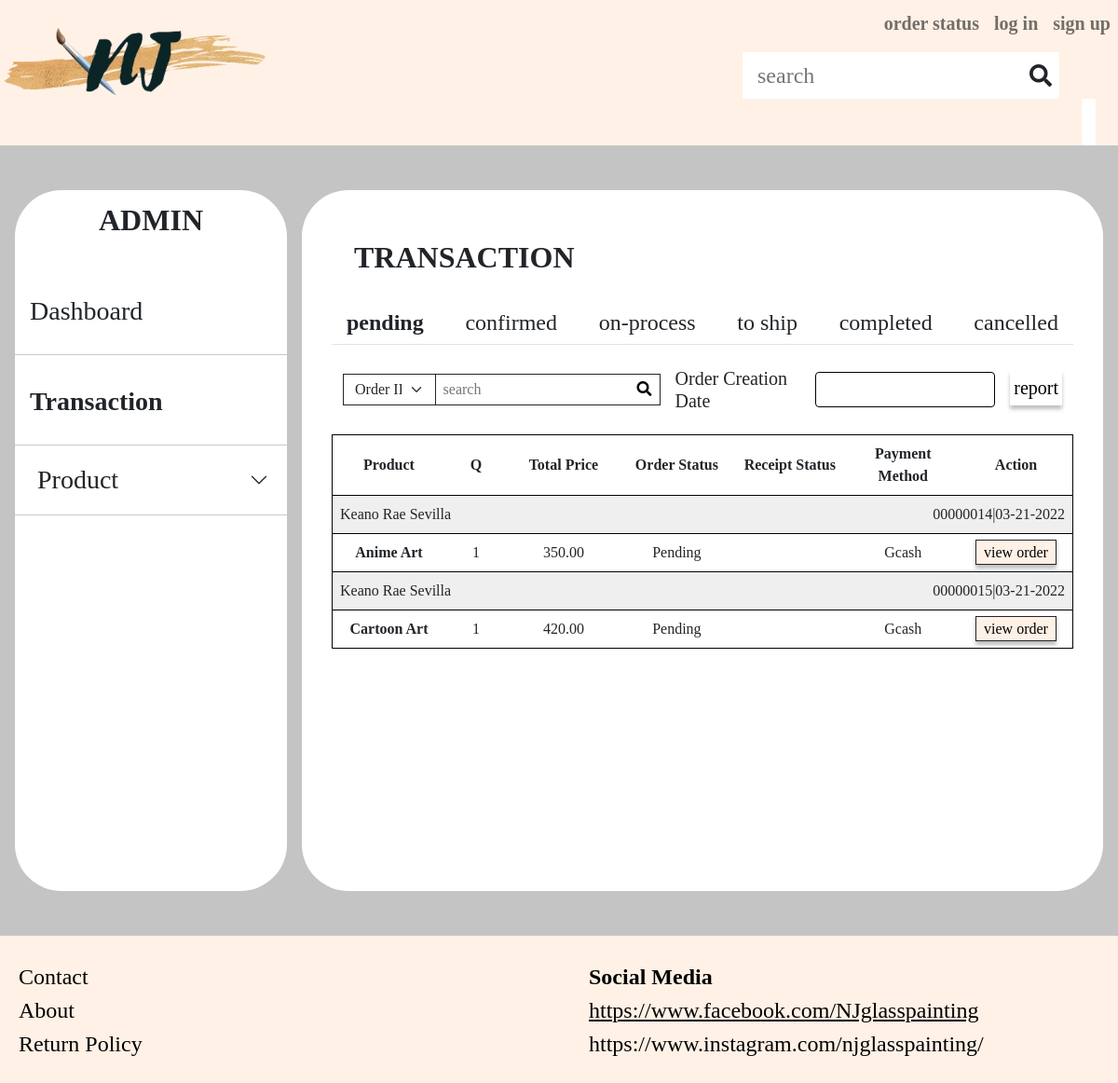
Page /users/staff/staff-transaction/pending.php on the earlier database version.
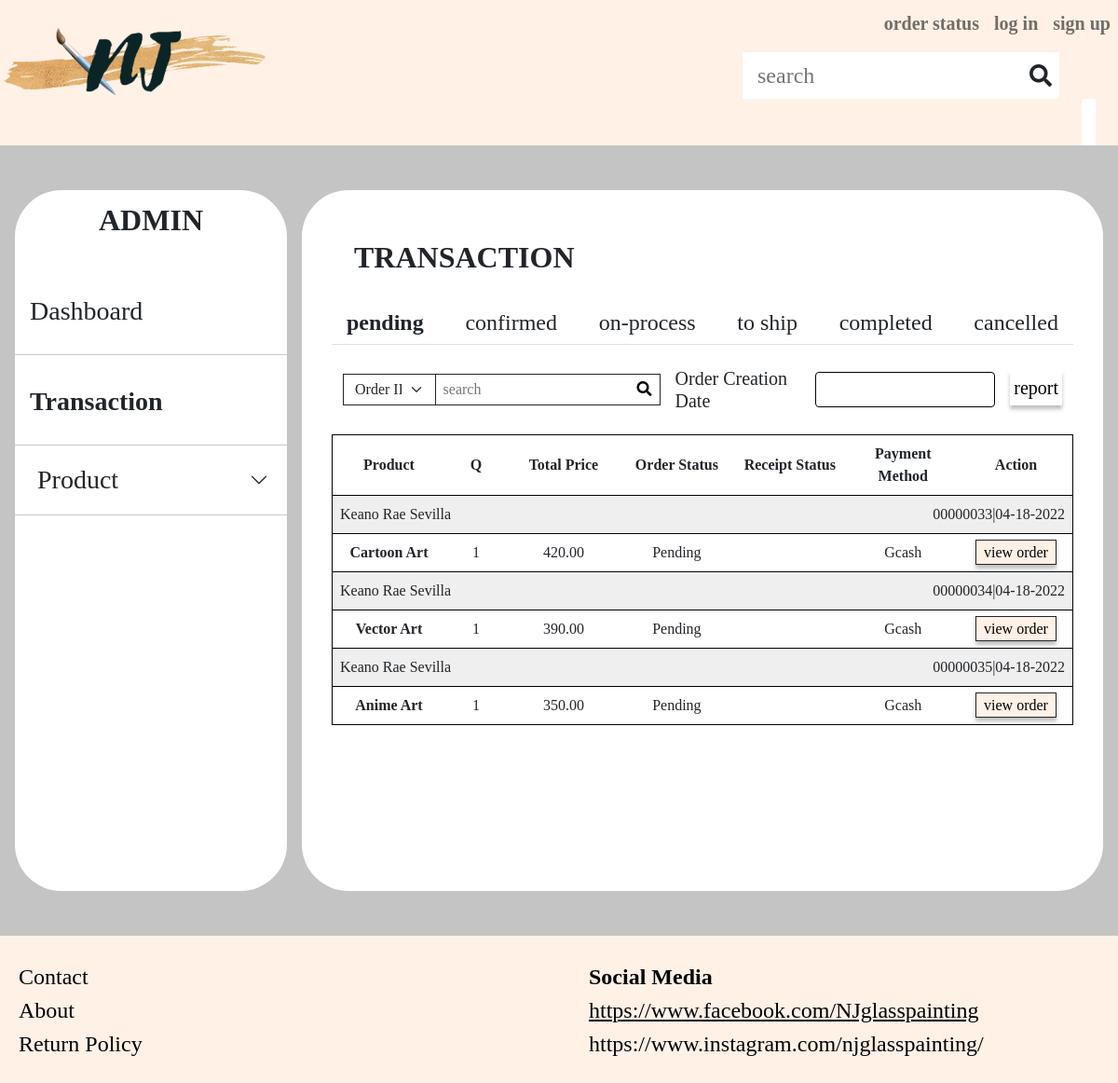
Same page on the later database version.
### tables this page shows
CREATE TABLE `orders` (
  `id` mediumint(8) UNSIGNED ZEROFILL NOT NULL,
  `customer_id` mediumint(8) UNSIGNED ZEROFILL NOT NULL,
  `receiver_name` varchar(50) NOT NULL,
  `email` varchar(50) NOT NULL,
  `shipping_address` varchar(50) NOT NULL,
  `shipping_city` varchar(50) NOT NULL,
  `ship_postal_code` varchar(50) NOT NULL,
  `contact_number` varchar(50) NOT NULL,
  `shipping_fee` decimal(7,2) NOT NULL,
  `shipping_method` varchar(50) NOT NULL,
  `message` varchar(255) NOT NULL,
  `order_status` tinyint(11) NOT NULL,
  `order_date` timestamp NOT NULL DEFAULT current_timestamp(),
  `paid_date` timestamp NULL DEFAULT NULL ON UPDATE current_timestamp(),
  `shipped_date` timestamp NULL DEFAULT NULL ON UPDATE current_timestamp()
);

CREATE TABLE `product` (
  `id` int(11) NOT NULL,
  `product_name` varchar(50) NOT NULL,
  `product_cover` varchar(50) NOT NULL,
  `product_cover_path` varchar(255) NOT NULL,
  `product_details` varchar(255) NOT NULL,
  `products_rating` varchar(50) NOT NULL,
  `1ch_price` decimal(7,2) NOT NULL,
  `2ch_price` decimal(7,2) NOT NULL,
  `add_char` decimal(7,2) NOT NULL,
  `add_dedication` decimal(7,2) NOT NULL,
  `category` varchar(100) NOT NULL
);

CREATE TABLE `order_details` (
  `id` mediumint(8) UNSIGNED ZEROFILL NOT NULL,
  `order_id` mediumint(8) UNSIGNED ZEROFILL NOT NULL,
  `product_id` int(11) NOT NULL,
  `quantity` int(11) DEFAULT 0,
  `product_price` decimal(7,2) NOT NULL,
  `add_ons` decimal(7,2) NOT NULL DEFAULT 0.00,
  `add_ons_details` varchar(200) NOT NULL,
  `uploaded_image` varchar(255) NOT NULL
);

CREATE TABLE `order_status` (
  `id` int(11) NOT NULL,
  `name` varchar(50) NOT NULL
);

### users/staff/staff-transaction/pending.php (the view, shortened to what the changed rows need)
<?php
    include('../../../include/header.php');
?>
<div class="container-fluid admin p-0">
    <br>
    <br>
    <div class="row gx-3 pb-5 px-4" style="min-height: 800px;">
        <div class="col-3 sidebar p-0 me-3">
            <br>
            <div class="ms-2">
                <div class="accordion" id="product-collapse">
                    <div class="accordion-item">
                        <h2 class="accordion-header" id="headingOne">
                            <button class="accordion-button fs-3 ps-2 py-1 collapsed shadow-none" type="button" data-bs-toggle="collapse" data-bs-target="#product" aria-expanded="false" aria-controls="product">
                                <span class="iconify fs-2 me-2" data-icon="bytesize:cart"></span>Product
                            </button>
                        </h2>
                    </div>
                </div>
            </div>
        </div>
        <div class="col right">
            <div class="row mx-4">
                <table class="table table-responsive">
                    <thead align="center" class="align-middle">
                        <tr>
                            <th scope="col">Product</th>
                            <th scope="col" class="col-1">Q</th>
                            <th scope="col">Total Price</th>
                            <th scope="col">Order Status</th>
                            <th scope="col">Receipt Status</th>
                            <th scope="col">Payment Method</th>
                            <th scope="col">Action</th>
                        </tr>
                    </thead>
                    <tbody>
                        <tr>
                            <?php
                                $database = new Connection();
                                $db = $database->open();
                                try{
                                    $sql = "SELECT CONCAT(u.first_name,' ',u.last_name) AS fullname, product_name, o.id, od.quantity, (od.product_price*od.quantity) as total, os.name, DATE_FORMAT(o.order_date, '%m-%d-%Y') as date
                                            FROM orders o JOIN order_details od JOIN user u JOIN product p JOIN order_status os
                                            ON o.id=od.order_id AND o.customer_id=u.id AND p.id=od.product_id AND o.order_status=os.id
                                            WHERE o.order_status=1
                                            ORDER BY o.id";
                                    foreach ($db->query($sql) as $row) {
                            ?>
                            <tr style="background: rgba(196, 196, 196, 0.28);">
                                <td colspan="5"><?php echo $row['fullname']; ?></td>
                                <td class="text-end" colspan="2"><?php echo $row['id']."|".$row['date']; ?></td>
                            </tr>
                            <tr align="center">
                                <th scope="row"><?php echo $row['product_name'] ?></th>
                                <td><?php echo $row['quantity']; ?></td>
                                <td><?php echo $row['total']; ?></td>
                                <td><?php echo $row['name'] ?></td>
                                <td></td>
                                <td>Gcash</td>
                                <td>
                                    <a href="orderdetails.php?vieworder=<?php echo $row['id']; ?>"
                                        class="text-reset text-decoration-none px-2 py-1 border border-dark btn-pink btn-shadow">
                                        view order
                                    </a>
                                </td>
                            </tr>
                        </tr>
                        <?php
                            }
                        }
                        catch(PDOException $e){
                            echo "There is some problem in connection: " . $e->getMessage();
                        }
                    ?>
                    </tbody>
                </table>
            </div>
        </div>
    </div>
</div>
<?php include('../../../include/footer.php'); ?>

Differences in the rows shown:
removed orders: fullname "Keano Rae Sevilla", id "00000014", date "03-21-2022", product.product_name "Anime Art", order_details.quantity "1", total "350.00", order_status.name "Pending"
removed orders: fullname "Keano Rae Sevilla", id "00000015", date "03-21-2022", product.product_name "Cartoon Art", order_details.quantity "1", total "420.00", order_status.name "Pending"
added orders: fullname "Keano Rae Sevilla", id "00000033", date "04-18-2022", product.product_name "Cartoon Art", order_details.quantity "1", total "420.00", order_status.name "Pending"
added orders: fullname "Keano Rae Sevilla", id "00000034", date "04-18-2022", product.product_name "Vector Art", order_details.quantity "1", total "390.00", order_status.name "Pending"
added orders: fullname "Keano Rae Sevilla", id "00000035", date "04-18-2022", product.product_name "Anime Art", order_details.quantity "1", total "350.00", order_status.name "Pending"
